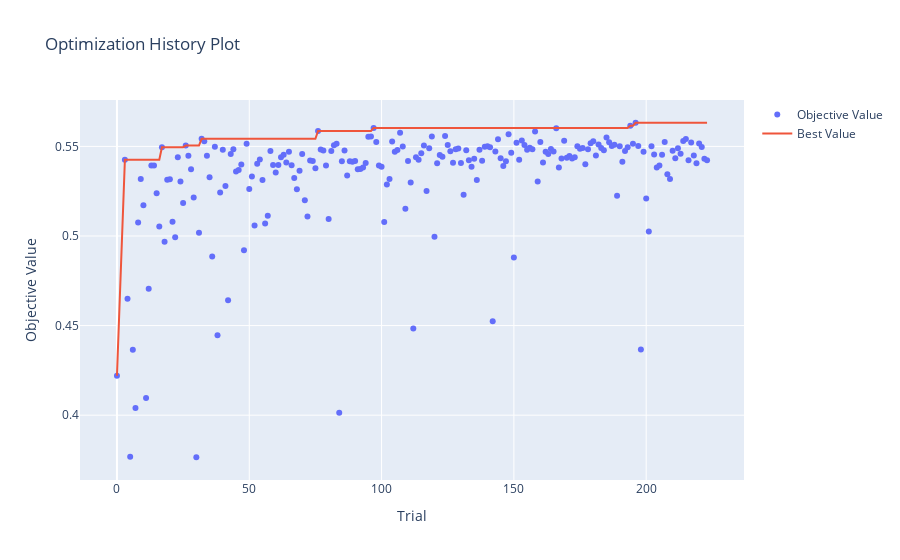

The notebook cell this image was saved under:
### Code cell
optuna.visualization.plot_optimization_history(study)

### Figure 1 — Plotly figure (JSON) as saved in the notebook; plotly's stock layout.template omitted (floating-point values rounded to 4 significant figures; data arrays with more than 128 entries replaced by an {"elided": "..."} marker saying what was removed)
{"data": [{"mode": "markers", "name": "Objective Value", "type": "scatter", "x": {"elided": "222 int values"}, "y": {"elided": "222 float values"}}, {"name": "Best Value", "type": "scatter", "x": {"elided": "222 int values"}, "y": {"elided": "222 float values"}}], "layout": {"title": {"text": "Optimization History Plot"}, "xaxis": {"title": {"text": "Trial"}}, "yaxis": {"title": {"text": "Objective Value"}}}}
